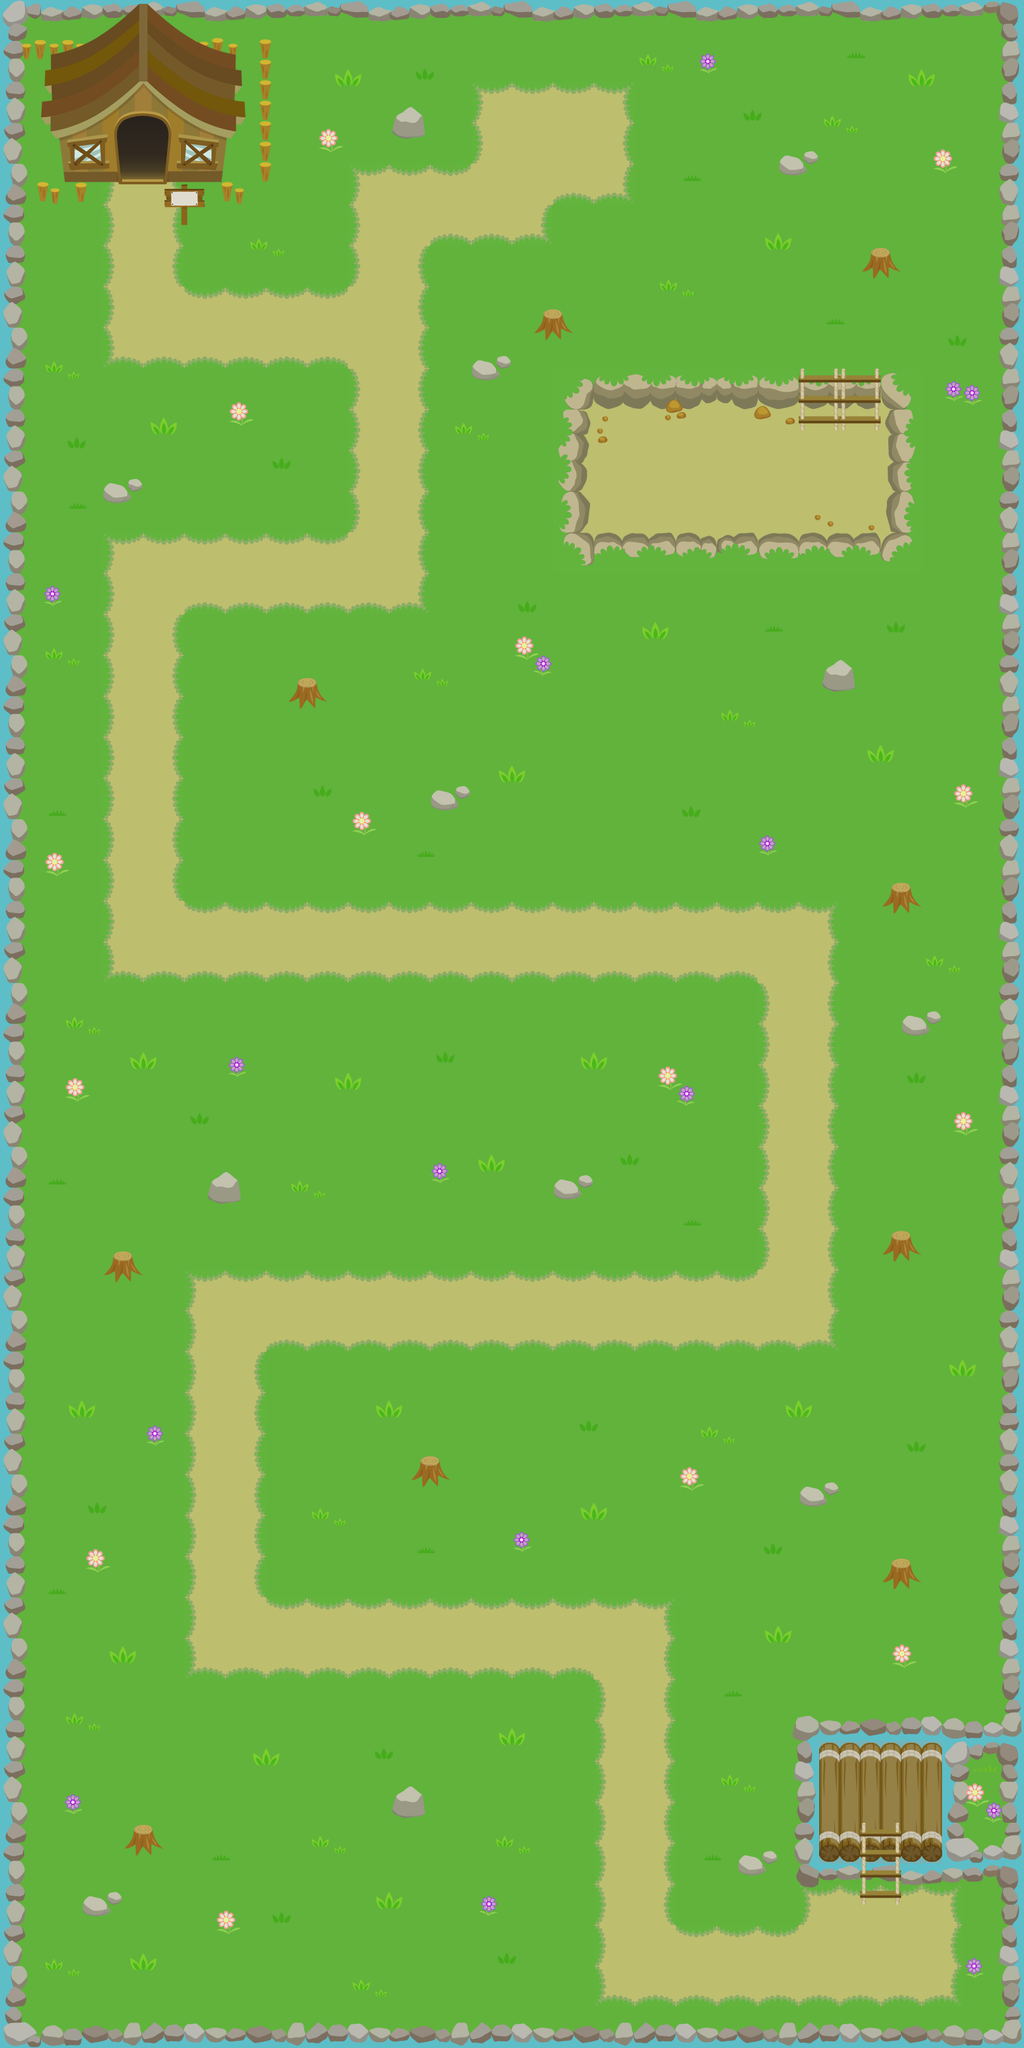

A 2D game scene composited from a Tiled map and its tileset images. What follows is a short description and the map's XML, with each tile layer's data collapsed to a summary:
An orthogonal 50x100 tile map with 32x32 px tiles, 4 tile layers (1, 2, 3, 4) and 75 objects (39x solid, 32x bonus, Player, boss, npc_BubbleGum, ...).

<map version="1.0" orientation="orthogonal" renderorder="right-up" width="50" height="100" tilewidth="32" tileheight="32" nextobjectid="100">
 <tileset firstgid="1" name="Tile_Map" tilewidth="32" tileheight="32" tilecount="4096">
  <image source="images/Tile_Map.png" width="2048" height="2048" />
 </tileset>
 <layer name="1" width="50" height="100">
  <data>[5000 cells, 5000 non-empty, 118 distinct tile ids]</data>
 </layer>
 <layer name="2" width="50" height="100">
  <data>[5000 cells, 1107 non-empty, 171 distinct tile ids]</data>
 </layer>
 <layer name="3" width="50" height="100">
  <data>[5000 cells, 76 non-empty, 52 distinct tile ids]</data>
 </layer>
 <layer name="4" width="50" height="100">
  <data>[5000 cells, 94 non-empty, 94 distinct tile ids]</data>
 </layer>
 <objectgroup name="Слой объектов 1">
  <object id="1" name="solid" x="28" y="-4" width="394" height="289" />
  <object id="2" name="solid" x="839" y="482" width="49" height="44" />
  <object id="3" name="solid" x="614" y="171" width="47" height="44" />
  <object id="4" name="solid" x="1214" y="234" width="67" height="42" />
  <object id="5" name="solid" x="1352" y="389" width="45" height="41" />
  <object id="6" name="solid" x="742" y="553" width="54" height="38" />
  <object id="7" name="solid" x="256" y="286" width="65" height="58" />
  <object id="8" name="solid" x="161" y="745" width="60" height="43" />
  <object id="9" name="solid" x="452" y="1057" width="54" height="50" />
  <object id="10" name="solid" x="1284" y="1030" width="54" height="52" />
  <object id="11" name="solid" x="680" y="1221" width="50" height="48" />
  <object id="12" name="solid" x="1377" y="1381" width="55" height="47" />
  <object id="13" name="solid" x="320" y="1831" width="64" height="47" />
  <object id="14" name="solid" x="163" y="1953" width="60" height="47" />
  <object id="15" name="solid" x="863" y="1832" width="62" height="41" />
  <object id="16" name="solid" x="1379" y="1921" width="56" height="48" />
  <object id="17" name="solid" x="1406" y="1574" width="64" height="49" />
  <object id="18" name="solid" x="640" y="2272" width="62" height="49" />
  <object id="19" name="solid" x="1250" y="2310" width="59" height="44" />
  <object id="20" name="solid" x="1380" y="2433" width="54" height="47" />
  <object id="21" name="solid" x="613" y="2789" width="52" height="44" />
  <object id="22" name="solid" x="1156" y="2890" width="56" height="39" />
  <object id="23" name="solid" x="126" y="2958" width="61" height="32" />
  <object id="24" name="solid" x="195" y="2854" width="54" height="39" />
  <object id="25" name="solid" x="916" y="592" width="334" height="48" />
  <object id="26" name="solid" x="874" y="594" width="46" height="278" />
  <object id="27" name="solid" x="922" y="834" width="500" height="40" />
  <object id="28" name="solid" x="1374" y="588" width="54" height="244" />
  <object id="29" name="solid" x="4" y="-16" width="1602" height="48" />
  <object id="30" name="solid" x="0" y="14" width="38" height="3184" />
  <object id="31" name="solid" x="4" y="3148" width="1610" height="64" />
  <object id="32" name="solid" x="1562" y="0" width="46" height="3192" />
  <object id="33" name="solid" x="1236" y="2684" width="44" height="264" />
  <object id="34" name="solid" x="1234" y="2680" width="328" height="38" />
  <object id="35" name="solid" x="1238" y="2881" width="102" height="69" />
  <object id="37" name="solid" x="1408" y="2880" width="152" height="70" />
  <object id="38" name="solid" x="1474" y="2720" width="84" height="186" />
  <object id="39" name="Player" x="1301" y="2719" width="55" height="84" />
  <object id="45" name="solid" x="323" y="286.5" width="99" height="32.5" />
  <object id="46" name="solid" x="39.5" y="285.75" width="99" height="32.5" />
  <object id="50" name="bonus" x="960" y="2850" width="34" height="34" />
  <object id="52" name="bonus" x="963" y="2739" width="34" height="34" />
  <object id="53" name="bonus" x="961" y="2647" width="34" height="34" />
  <object id="54" name="bonus" x="941" y="2557" width="34" height="34" />
  <object id="55" name="bonus" x="875" y="2557" width="34" height="34" />
  <object id="56" name="bonus" x="799" y="2549" width="34" height="34" />
  <object id="57" name="bonus" x="731" y="2549" width="34" height="34" />
  <object id="58" name="bonus" x="667" y="2549" width="34" height="34" />
  <object id="59" name="bonus" x="533" y="2541" width="34" height="34" />
  <object id="60" name="bonus" x="591" y="2539" width="34" height="34" />
  <object id="61" name="bonus" x="461" y="2543" width="34" height="34" />
  <object id="62" name="bonus" x="391" y="2542" width="34" height="34" />
  <object id="63" name="bonus" x="341" y="2491" width="34" height="34" />
  <object id="64" name="bonus" x="339" y="2424" width="34" height="34" />
  <object id="65" name="bonus" x="337" y="2349" width="34" height="34" />
  <object id="66" name="bonus" x="336" y="2272" width="34" height="34" />
  <object id="67" name="bonus" x="336" y="2198" width="34" height="34" />
  <object id="68" name="bonus" x="337" y="2134" width="34" height="34" />
  <object id="69" name="bonus" x="340" y="2069" width="34" height="34" />
  <object id="70" name="bonus" x="381" y="2028" width="34" height="34" />
  <object id="71" name="bonus" x="433" y="2026" width="34" height="34" />
  <object id="72" name="bonus" x="138" y="3055" width="34" height="34" />
  <object id="73" name="bonus" x="515" y="3026" width="34" height="34" />
  <object id="74" name="bonus" x="488" y="2733" width="34" height="34" />
  <object id="75" name="bonus" x="145" y="2562" width="34" height="34" />
  <object id="76" name="bonus" x="187" y="2317" width="34" height="34" />
  <object id="77" name="bonus" x="478" y="2193" width="34" height="34" />
  <object id="78" name="bonus" x="580" y="2376" width="34" height="34" />
  <object id="79" name="bonus" x="892" y="2212" width="34" height="34" />
  <object id="80" name="bonus" x="955" y="2386" width="34" height="34" />
  <object id="81" name="bonus" x="1156" y="2205" width="34" height="34" />
  <object id="82" name="bonus" x="1257" y="2516" width="34" height="34" />
  <object id="94" name="boss" x="165.333" y="232" width="88" height="138.667" />
  <object id="97" name="npc_BubbleGum" x="758" y="2878" width="50" height="98" />
  <object id="99" name="npc_Pryanik" x="1084" y="2682" width="57" height="72" />
 </objectgroup>
</map>
